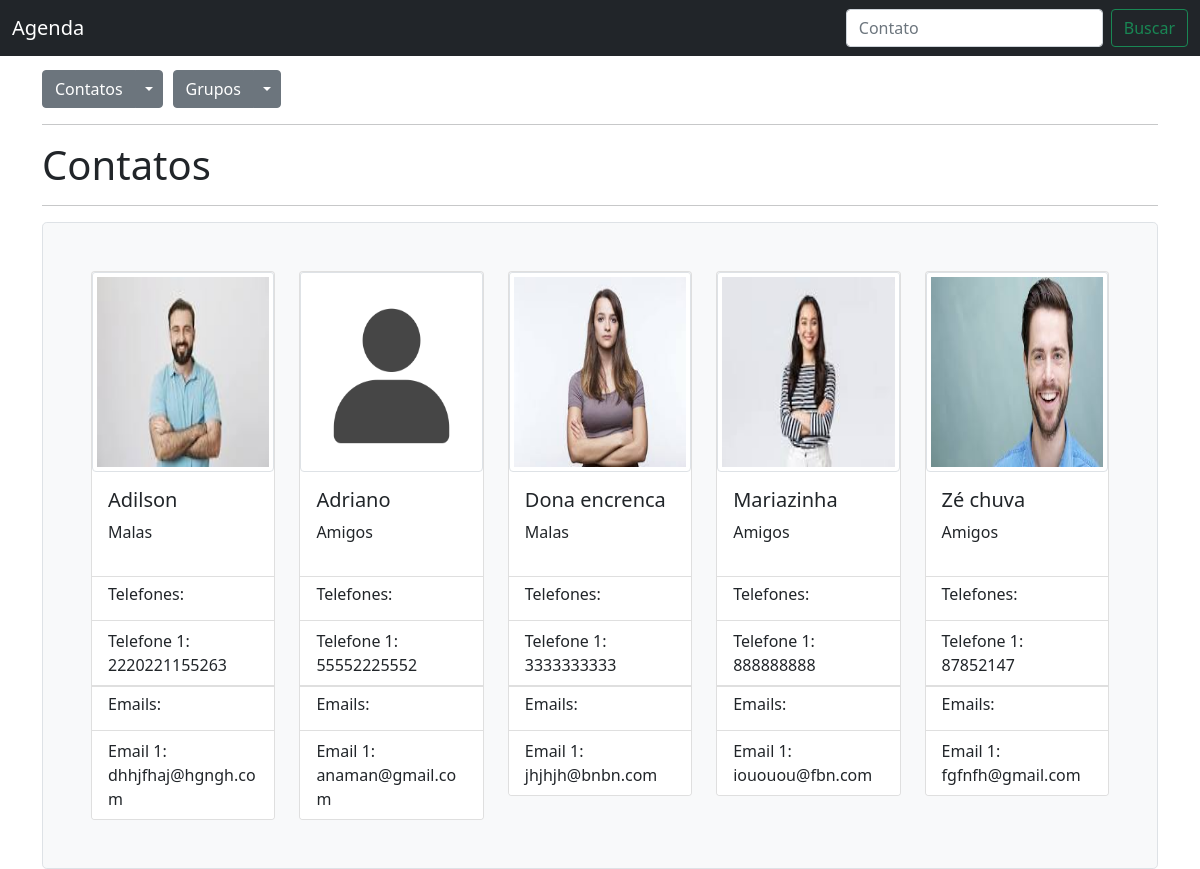
The page / on the database its author committed.
### contatos/models.py (models this page shows)
class Contato(models.Model):
    nome = models.CharField(max_length=50, unique=True)
    avatar = models.ImageField(upload_to='avatares/', null=True, blank=True)
    grupos = models.ManyToManyField(Grupo)
    class Meta:
        ordering = ['nome']

class Grupo(models.Model):
    nome = models.CharField(max_length=50, unique=True)
    descricao = models.CharField(max_length=280, null=True, blank=True)

class Telefone(models.Model):
    numero = models.CharField(max_length=14)
    contato = models.ForeignKey(Contato, on_delete=models.CASCADE)

class Email(models.Model):
    endereco = models.EmailField(max_length=255)
    contato = models.ForeignKey(Contato, on_delete=models.CASCADE)

### contatos/views.py (the view)
# urls.py: path('', views.contatos_list_view, name='contatos_list_view'),
def contatos_list_view(request):
    contatos = Contato.objects.all()
    return render(request, 'contatos/contatos_list.html', {'contatos':contatos})

### contatos/templates/contatos/contatos_list.html (shortened to what this page needs)
{% extends 'base.html' %}
{% load static %}
{% block content %}
  <h1>Contatos</h1>
  <hr>
  <div class="h-100 p-5 bg-light border rounded-3">
    <div class="row row-cols-1 row-cols-sm-2 row-cols-md-3 row-cols-lg-4 row-cols-xl-5 g-4">
      {% for contato in contatos %}
        <div class="col">
          <div class="card">
            {% if contato.avatar %}
              <img style="height:200px" src="{{ contato.avatar.url }}" class="card-img-top img-thumbnail" alt="...">
            {% else %}
              <img style="height:200px" src="{% static 'fotos/bonequinho.png' %}" class="card-img-top img-thumbnail" alt="...">
            {% endif %}
            <div class="card-body">
              <h5 class="card-title">{{ contato.nome }}</h5>
              <p>
                {% for grupo in contato.grupos.all %}
                  {{ grupo.nome }}
                {% endfor %}
              </p>
            </div>
            <ul class="list-group list-group-flush">
              <li class="list-group-item"><h6 class="card-title">Telefones:</h6></li>
              {% for tel in contato.telefone_set.all %}
                <li class="list-group-item">Telefone {{ forloop.counter }}: {{ tel.numero }}</li>
              {% endfor %}
            </ul>
            <ul class="list-group list-group-flush">
              <li class="list-group-item"><h6 class="card-title">Emails:</h6></li>
              {% for email in contato.email_set.all %}
                <li class="list-group-item">Email {{ forloop.counter }}: {{ email.endereco }}</li>
              {% endfor %}
            </ul>
          </div>
        </div>
      {% endfor %}
    </div>
  </div>
{% endblock %}

### contatos/templates/base.html (shortened to what this page needs)
<!doctype html>
<html lang="en">
  <head>
    <link href="https://cdn.jsdelivr.net/npm/bootstrap@5.0.0-beta3/dist/css/bootstrap.min.css" rel="stylesheet">
  </head>
  <body style="padding-top:70px">
    <nav class="navbar fixed-top navbar-dark bg-dark">
      <div class="container-fluid">
        <a class="navbar-brand" href="#">Agenda</a>
        <div class="navbar-nav" id="navbarSupportedContent">
          <form class="d-flex">
            <input class="form-control me-2" type="search" placeholder="Contato">
            <button class="btn btn-outline-success" type="submit">Buscar</button>
          </form>
        </div>
      </div>
    </nav>
    <div class="container">
      <div class="d-flex">
        <div class="btn-group" style="margin-right:10px">
          <a class="btn btn-secondary" href="#">Contatos</a>
          <button type="button" class="btn btn-secondary dropdown-toggle dropdown-toggle-split" id="dropdownMenuReference" data-bs-toggle="dropdown" aria-expanded="false" data-bs-reference="parent">
          </button>
        </div>
        <div class="btn-group">
          <a class="btn btn-secondary" href="#">Grupos</a>
          <button type="button" class="btn btn-secondary dropdown-toggle dropdown-toggle-split" id="dropdownMenuReference" data-bs-toggle="dropdown" aria-expanded="false" data-bs-reference="parent">
          </button>
        </div>
      </div>
      <hr>
      {% block content %}
      {% endblock %}
    </div>
  </body>
</html>

### rows shown on the page
Contato: avatar (picture), nome "Adilson"
Grupo: nome "Malas"
Telefone: numero "2220221155263"
Email: endereco "dhhjfhaj@hgngh.com"
Contato: nome "Adriano"
Grupo: nome "Amigos"
Telefone: numero "55552225552"
Email: endereco "anaman@gmail.com"
Contato: avatar (picture), nome "Dona encrenca"
Telefone: numero "3333333333"
Email: endereco "jhjhjh@bnbn.com"
Contato: avatar (picture), nome "Mariazinha"
Telefone: numero "888888888"
Email: endereco "iououou@fbn.com"
Contato: avatar (picture), nome "Zé chuva"
Telefone: numero "87852147"
Email: endereco "fgfnfh@gmail.com"
